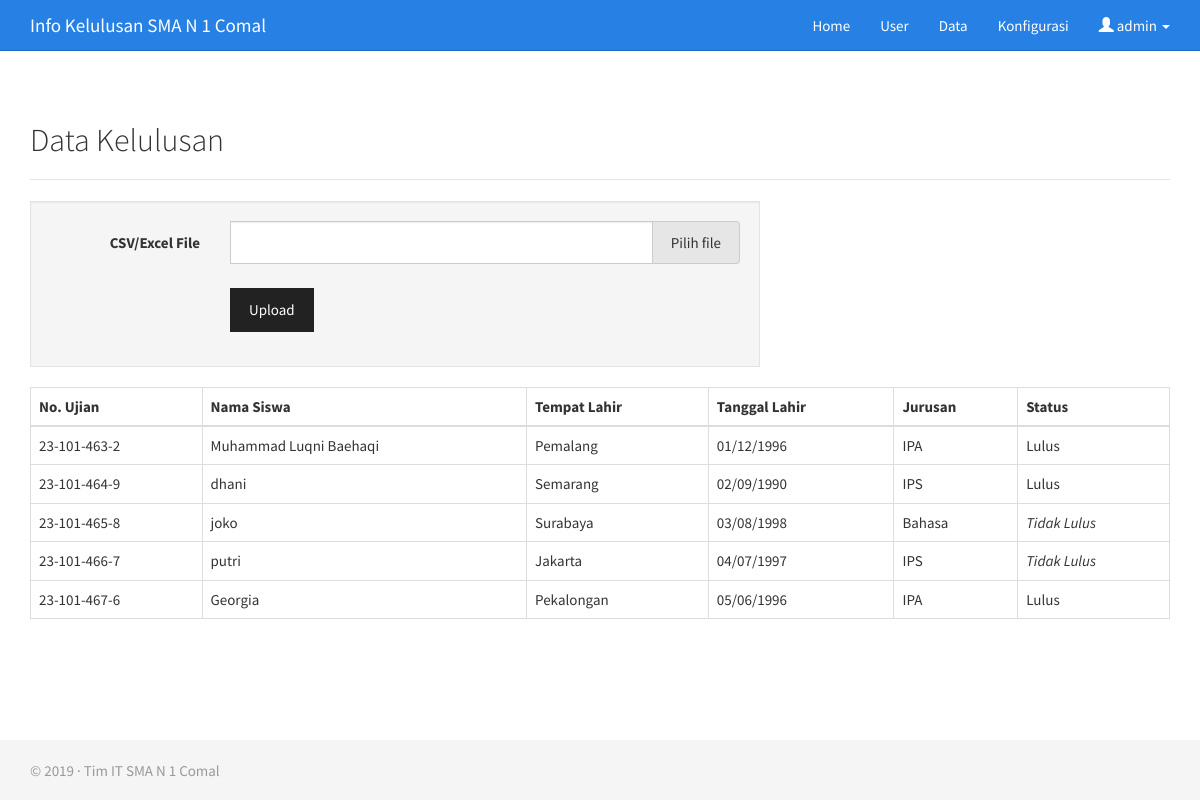
Screenshot of /admin/data.php (signed in) with the database file from the repository.
### tables this page shows
CREATE TABLE `un_konfigurasi` (
  `id` int(11) NOT NULL AUTO_INCREMENT,
  `sekolah` varchar(255) NOT NULL,
  `tahun` year(4) NOT NULL,
  `tgl_pengumuman` datetime NOT NULL,
  PRIMARY KEY (`id`)
);

CREATE TABLE `data_siswa` (
  `no_ujian` varchar(12) NOT NULL,
  `nis` varchar(50) DEFAULT NULL,
  `nisn` varchar(50) DEFAULT NULL,
  `nama` varchar(50) DEFAULT NULL,
  `tempat_lahir` varchar(50) DEFAULT NULL,
  `tanggal_lahir` varchar(12) DEFAULT NULL,
  `jurusan` varchar(50) DEFAULT NULL,
  `status` int(1) DEFAULT NULL,
  PRIMARY KEY (`no_ujian`)
);

### admin/data.php (the view, shortened to what this page needs)
<?php
if(isset($_SESSION['logged']) && !empty($_SESSION['logged'])){
include "../database.php";
include '_header.php';
?>
<div class="container">
	<h2>Data Kelulusan</h2><hr>
	<div class="row col-sm-8">
		<form class="form-horizontal well" method="post" action="data_upload.php" enctype="multipart/form-data">
			<div class="form-group">
				<label for="importCsv" class="col-sm-3 control-label">CSV/Excel File</label>
				<div class="col-sm-9">
					<div class="fileinput fileinput-new input-group" data-provides="fileinput">
						<div class="form-control" data-trigger="fileinput">
						</div>
						<span class="input-group-addon btn btn-default btn-file">
							<span class="fileinput-new">Pilih file</span>
						</span>
					</div>
				</div>
			</div>
			<div class="form-group">
				<div class="col-sm-offset-3 col-sm-9">
					<button type="submit" name="submit" class="btn btn-default">Upload</button>
				</div>
			</div>
		</form>
	</div>
</div>
<div class="row">
	<div class="container">
		<table class="table table-bordered">
			<thead>
				<tr>
					<th >No. Ujian</th>
					<th >Nama Siswa</th>
					<th >Tempat Lahir</th>
					<th >Tanggal Lahir</th>
					<th >Jurusan</th>
					<th >Status</th>
				</tr>
			</thead>
			<tbody>
			<?php
			$qsiswa = mysqli_query($db_conn,"SELECT * FROM data_siswa");
			if(mysqli_num_rows($qsiswa) > 0){
				while($data = mysqli_fetch_array($qsiswa)){
					echo '<tr>';
					echo '<td>'.$data['no_ujian'].'</td>';
					echo '<td>'.$data['nama'].'</td>';
					echo '<td>'.$data['tempat_lahir'].'</td>';
					echo '<td>'.$data['tanggal_lahir'].'</td>';
					echo '<td>'.$data['jurusan'].'</td>';
					echo '<td>';
					echo ($data['status']==1) ? 'Lulus' : '<em>Tidak Lulus</em>';
					echo '</td>';
					echo '</tr>';
				}
			} else {
				echo '<tr><td colspan="8"><em>Belum ada data! Segera lakukan upload data.</em></td></tr>';
			}
			?>
			</tbody>
		</table>
	</div>
</div>
<?php
include '_footer.php';
} else {
	header('Location: ./login.php');
}
?>

### admin/_header.php (shortened to what this page needs)
<?php
if(isset($_SESSION['logged']) && !empty($_SESSION['logged'])){
	$que = mysqli_query($db_conn, "SELECT * FROM un_konfigurasi");
	$hsl = mysqli_fetch_array($que);
?>
<!DOCTYPE html>
<html>
<head>
    <link href="../css/bootstrap.min.css" rel="stylesheet">
    <link href="../css/jasny-bootstrap.min.css" rel="stylesheet">
</head>
<body>
    <nav class="navbar navbar-inverse navbar-static-top">
        <div class="container">
            <div class="navbar-header">
              <a class="navbar-brand" href="./">Info Kelulusan <?=$hsl['sekolah'] ?></a>
            </div>
            <div id="navbar" class="collapse navbar-collapse">
				<ul class="nav navbar-nav navbar-right">
					<li><a href="./">Home</a></li>
					<li><a href="user.php">User</a></li>
					<li><a href="data.php">Data</a></li>
					<li><a href="konfigurasi.php">Konfigurasi</a></li>
					<li class="dropdown">
							<a href="#" class="dropdown-toggle" data-toggle="dropdown" role="button" aria-expanded="true">
									<span class="glyphicon glyphicon-user" aria-hidden="true"></span> <?php echo $_SESSION['username']; ?> <span class="caret"></span>
							</a>
					</li>
				</ul>
		</div>
        </div>
    </nav>
<?php
} else {
	header('Location: ./login.php');
}
?>

### admin/_footer.php
<?php
if(isset($_SESSION['logged']) && !empty($_SESSION['logged'])){
?>
	<footer class="footer">
		<div class="container">
		<p class="text-muted">&copy; <?=$hsl['tahun'] ?> &middot; Tim IT <?=$hsl['sekolah'] ?></p>
		</div>
	</footer>
</body>
</html>
<?php
} else {
	header('Location: ./login.php');
}
?>

### admin/_header.php (style rules this page uses)
html { position: relative; min-height: 100%; }
body { margin-bottom: 60px; }
.footer { position: absolute; bottom: 0; width: 100%; height: 60px; background-color: #f5f5f5; }
body > .container { padding: 30px 15px 0; }
.container .text-muted { margin: 20px 0; }
.footer > .container { padding-right: 15px; padding-left: 15px; }

### rows the page displays
un_konfigurasi: sekolah "SMA N 1 Comal", tahun "2019"
data_siswa: no_ujian "23-101-463-2", nama "Muhammad Luqni Baehaqi", tempat_lahir "Pemalang", tanggal_lahir "01/12/1996", jurusan "IPA", status "Lulus"
data_siswa: no_ujian "23-101-464-9", nama "dhani", tempat_lahir "Semarang", tanggal_lahir "02/09/1990", jurusan "IPS", status "Lulus"
data_siswa: no_ujian "23-101-465-8", nama "joko", tempat_lahir "Surabaya", tanggal_lahir "03/08/1998", jurusan "Bahasa", status "Tidak Lulus"
data_siswa: no_ujian "23-101-466-7", nama "putri", tempat_lahir "Jakarta", tanggal_lahir "04/07/1997", jurusan "IPS", status "Tidak Lulus"
data_siswa: no_ujian "23-101-467-6", nama "Georgia", tempat_lahir "Pekalongan", tanggal_lahir "05/06/1996", jurusan "IPA", status "Lulus"

### other values shown
$_SESSION['username'] "admin"
